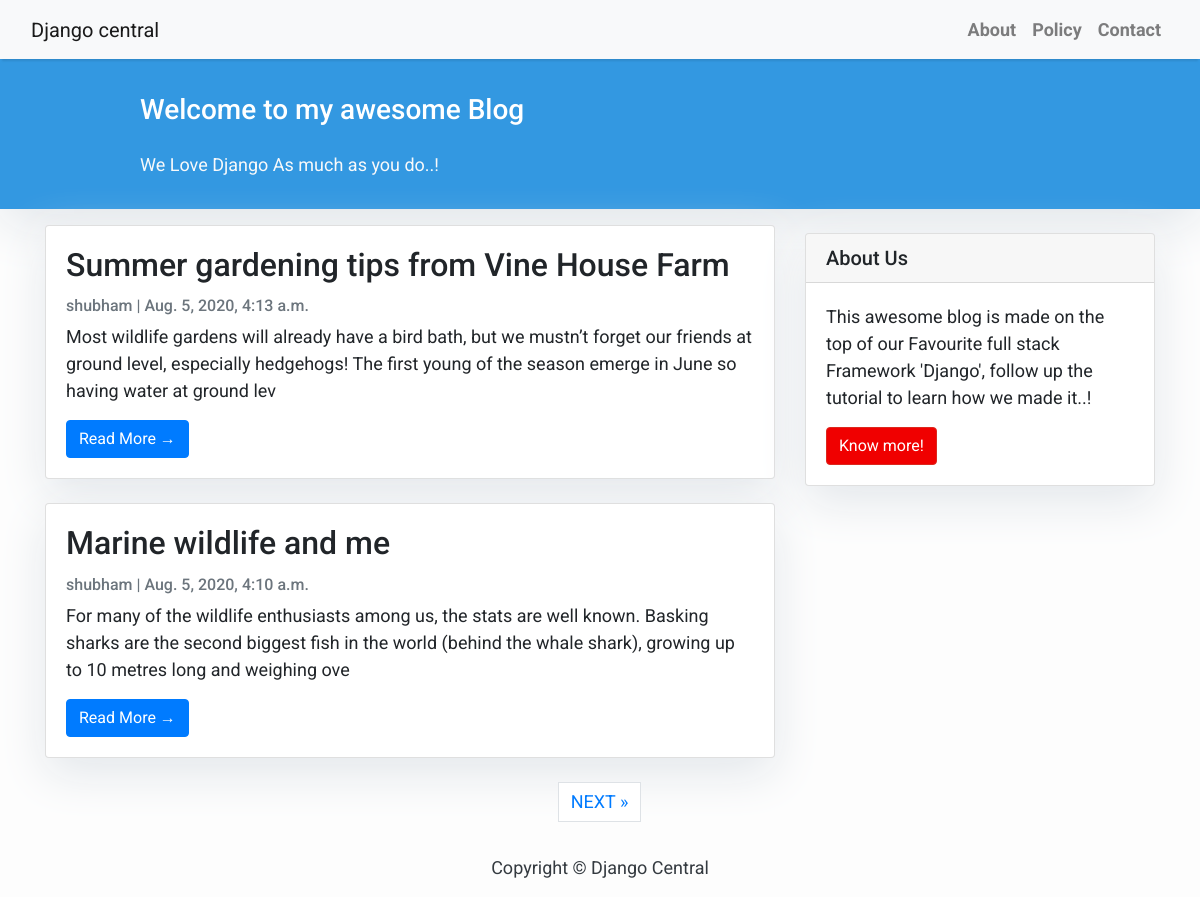
The page / on the database its author committed.
### blog/models.py (models this page shows, shortened)
class Post(models.Model):
	title = models.CharField(max_length=200,unique=True)
	slug = models.SlugField(max_length=200,unique=True)
	author = models.ForeignKey(User,on_delete=models.CASCADE,)
	updated_on = models.DateTimeField(auto_now=True)
	content = models.TextField()
	created_on = models.DateTimeField(auto_now_add=True)
	status = models.IntegerField(choices=STATUS,default=0)
	class Meta:
		ordering = ['-created_on']

### blog/views.py (the view)
# urls.py: path('', views.PostList.as_view(), name='home'),
class PostList(generic.ListView):
    queryset = Post.objects.filter(status=1).order_by("-created_on")
    template_name = "index.html"
    paginate_by = 2

### templates/index.html (shortened to what this page needs)
{% extends "base.html" %}
{% block content %}
<header class="masthead">
    <div class="container">
        <div class="row">
            <div class=" col-md-8 col-md-10 mx-auto">
                <div class="site-heading">
                    <h3 class=" site-heading my-4 mt-3 text-white"> Welcome to my awesome Blog </h3>
                    <p class="text-light">We Love Django As much as you do..! &nbsp
                    </p>
                </div>
            </div>
        </div>
    </div>
</header>
<div class="container">
    <div class="row">
        <div class="col-md-8 mt-3 left">
            {% for post in post_list %}
            <div class="card mb-4">
                <div class="card-body">
                    <h2 class="card-title">{{ post.title }}</h2>
                    <p class="card-text text-muted h6">{{ post.author }} | {{ post.created_on}} </p>
                    <p class="card-text">{{post.content|slice:":200" }}</p>
                    <a href="{% url 'post_detail' post.slug  %}" class="btn btn-primary">Read More &rarr;</a>
                </div>
            </div>
            {% endfor %}
        </div>
        {% block sidebar %} {% include 'sidebar.html' %} {% endblock sidebar %}
    </div>
</div>
{% if is_paginated %}
  <ul class="pagination justify-content-center">
    {% if page_obj.has_next %}
    <li><a href="?page={{ page_obj.next_page_number }}" class="page-link"> NEXT &raquo;</a></li>
    {% endif %}
  </ul>
{% endif %}
{%endblock%}

### templates/base.html (shortened to what this page needs)
{% load static %}
<!DOCTYPE html>
<html>
    <head>
        <link rel="stylesheet" href="{% static 'css/base.css' %}">
        <link rel="stylesheet" href="https://maxcdn.bootstrapcdn.com/bootstrap/4.0.0/css/bootstrap.min.css"
 />
    </head>
    <body>
        <nav class="navbar navbar-expand-lg navbar-light bg-light shadow" id="mainNav">
            <div class="container-fluid">
                <a class="navbar-brand" href="{% url 'home' %}">Django central</a>
                <div class="collapse navbar-collapse" id="navbarResponsive">
                    <ul class="navbar-nav ml-auto">
                        <li class="nav-item text-black">
                            <a class="nav-link text-black font-weight-bold" href="#">About</a>
                        </li>
                        <li class="nav-item text-black">
                            <a class="nav-link text-black font-weight-bold" href="#">Policy</a>
                        </li>
                        <li class="nav-item text-black">
                            <a class="nav-link text-black font-weight-bold" href="#">Contact</a>
                        </li>
                    </ul>
                </div>
            </div>
        </nav>
        {% block content %}{% endblock content %}
        <footer class="py-3 bg-grey">
            <p class="m-0 text-dark text-center ">Copyright &copy; Django Central</p>
        </footer>
    </body>
</html>

### templates/sidebar.html
{% block sidebar %}
<div class="col-md-4 float-right ">
    <div class="card my-4">
        <h5 class="card-header">About Us</h5>
        <div class="card-body">
            <p class="card-text"> This awesome blog is made on the top of our Favourite full stack Framework 'Django',
                follow up the tutorial to learn how we made it..!</p>
            <a href="#" class="btn btn-danger">Know more!</a>
        </div>
    </div>
</div>
{% endblock sidebar %}

### static/css/base.css (style rules this page uses)
body { font-family: "Roboto", sans-serif; font-size: 17px; background-color: #fdfdfd; }
.shadow { box-shadow: 0 4px 2px -2px rgba(0, 0, 0, 0.1); }
.btn-danger { color: #fff; background-color: #f00000; border-color: #dc281e; }
.masthead { background: #3398E1; height: auto; padding-bottom: 15px; box-shadow: 0 16px 48px #E3E7EB; padding-top: 10px; }
.card { box-shadow: 0 16px 48px #E3E7EB; }

### templates/base.html (style rules this page uses)
body { font-family: "Roboto", sans-serif; font-size: 17px; background-color: #fdfdfd; }
.shadow { box-shadow: 0 4px 2px -2px rgba(0, 0, 0, 0.1); }
.btn-danger { color: #fff; background-color: #f00000; border-color: #dc281e; }
.masthead { background: #3398E1; height: auto; padding-bottom: 15px; box-shadow: 0 16px 48px #E3E7EB; padding-top: 10px; }

### templates/index.html (style rules this page uses)
body { font-family: "Roboto", sans-serif; font-size: 18px; background-color: #fdfdfd; }
.card { box-shadow: 0 16px 48px #E3E7EB; }

### rows shown on the page
Post: title "Summer gardening tips from Vine House Farm", author "shubham", created_on "Aug. 5, 2020, 4:13 a.m.", content "Most wildlife gardens will already have a bird bath, but we mustn’t forget our friends at ground level, especially hedgehogs! The first young of the season emerge in June so having water at ground lev"
Post: title "Marine wildlife and me", author "shubham", created_on "Aug. 5, 2020, 4:10 a.m.", content "For many of the wildlife enthusiasts among us, the stats are well known. Basking sharks are the second biggest fish in the world (behind the whale shark), growing up to 10 metres long and weighing ove"
